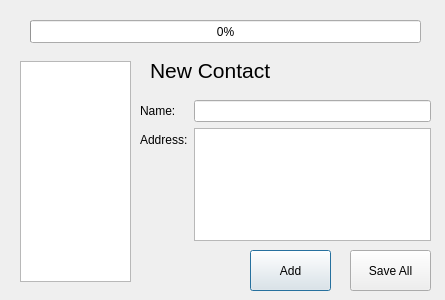
<?xml version="1.0" encoding="UTF-8"?>
<ui version="4.0">
 <class>Dialog</class>
 <widget class="QDialog" name="Dialog">
  <property name="geometry">
   <rect>
    <x>0</x>
    <y>0</y>
    <width>445</width>
    <height>300</height>
   </rect>
  </property>
  <property name="windowTitle">
   <string>Dialog</string>
  </property>
  <widget class="QProgressBar" name="progressBar">
   <property name="geometry">
    <rect>
     <x>30</x>
     <y>20</y>
     <width>391</width>
     <height>23</height>
    </rect>
   </property>
   <property name="value">
    <number>0</number>
   </property>
  </widget>
  <widget class="QLabel" name="title">
   <property name="geometry">
    <rect>
     <x>150</x>
     <y>20</y>
     <width>261</width>
     <height>101</height>
    </rect>
   </property>
   <property name="font">
    <font>
     <pointsize>16</pointsize>
    </font>
   </property>
   <property name="text">
    <string>New Contact</string>
   </property>
  </widget>
  <widget class="QListWidget" name="list">
   <property name="geometry">
    <rect>
     <x>20</x>
     <y>61</y>
     <width>111</width>
     <height>221</height>
    </rect>
   </property>
  </widget>
  <widget class="QWidget" name="formLayoutWidget">
   <property name="geometry">
    <rect>
     <x>140</x>
     <y>100</y>
     <width>291</width>
     <height>141</height>
    </rect>
   </property>
   <layout class="QFormLayout" name="formLayout">
    <item row="0" column="1">
     <widget class="QLineEdit" name="name_entered"/>
    </item>
    <item row="0" column="0">
     <widget class="QLabel" name="name">
      <property name="text">
       <string>Name: </string>
      </property>
     </widget>
    </item>
    <item row="1" column="0">
     <widget class="QLabel" name="address">
      <property name="text">
       <string>Address:</string>
      </property>
     </widget>
    </item>
    <item row="1" column="1">
     <widget class="QTextEdit" name="address_entered"/>
    </item>
   </layout>
  </widget>
  <widget class="QPushButton" name="add">
   <property name="geometry">
    <rect>
     <x>250</x>
     <y>250</y>
     <width>81</width>
     <height>41</height>
    </rect>
   </property>
   <property name="text">
    <string>Add</string>
   </property>
  </widget>
  <widget class="QPushButton" name="save_all">
   <property name="geometry">
    <rect>
     <x>350</x>
     <y>250</y>
     <width>81</width>
     <height>41</height>
    </rect>
   </property>
   <property name="text">
    <string>Save All</string>
   </property>
  </widget>
 </widget>
 <resources/>
 <connections/>
</ui>
